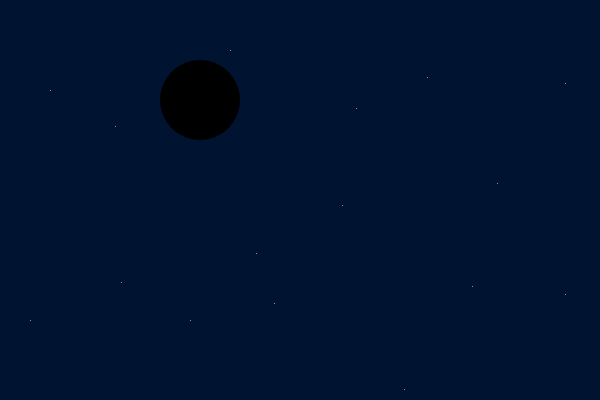
Frame 1 (no input)
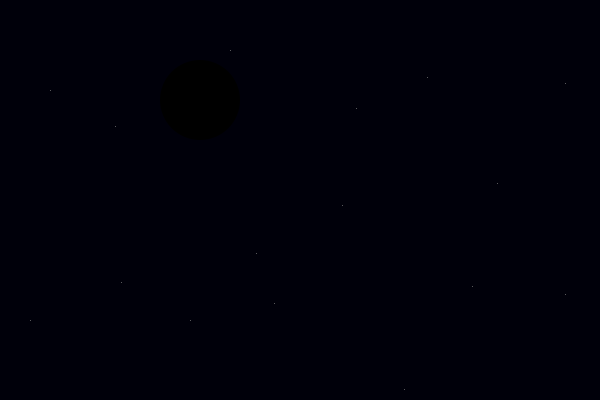
Frame 60 (the mouse pressed at the canvas centre just before this capture)
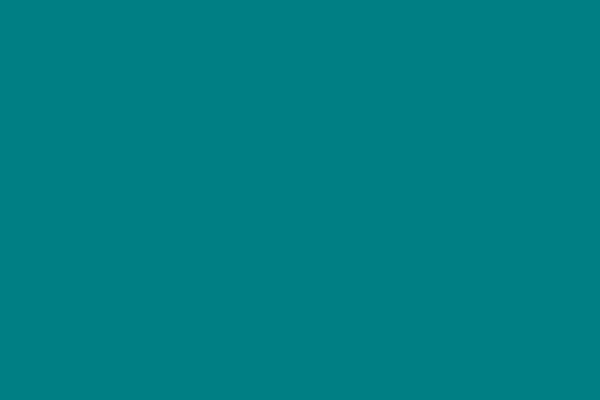
Frame 120 (the mouse held since frame 60 and released just before this capture)

The Processing sketch that drew these frames (run headless with seeded random() and noise(); from frame 60 on, the mouse is pressed at the canvas centre):

// Processing sketch: processing_26816
// ── processing_26816.pde

//Louisa McMullan z3292111 2011


//DECLARATIONS
int r, g, b;
int value = 0;
Boolean cloud;

//INITIAL SETTINGS
void setup() {
  size(600, 400);
  frameRate(30);
  smooth();
  r = 0;
  g = 20;
  b = 50;
  cloud= false;
}

//REPEAT
void draw() { 
  //draw a background that changes colour for night and day
  background(r, g, b);
  b = int(map(mouseX, 0, width, 10, 255));
  g = int(map(mouseX, 0, width, 0, 255));
    
  // mouse to left hand side = moon appears and background gets dark
  if(mouseX < width/2) {
   fill(value);
    noStroke();
    ellipse (200, 100, 80, 80);
    
  //place stars and make them twinkle using random colours
    if(mouseX < 450) {
    drawStars();
}
    
  //mouse to right hand side = sun appears (cloud appears when clicked and is cleared when key pressed)
  } else if (mouseX> width/2){
    fill(255, 217, 0);
    smooth();
    noStroke ();
    drawSun();
    if (cloud==true){
    drawCloud();
    
  }
  }
}

//EVENT HANDLERS

   void mousePressed(){
  cloud= true; 
}
  
  void keyPressed(){
  cloud= false;  
  }
  
void mouseMoved() {
  value = value + 5;
if (value > 255) {
    value = 254;
  }
}

  
//CUSTOM FUNCTIONS
//Draw functions for the sun
void drawSun(){
ellipse(400, 100, 80, 80);
}

//Draw functions for the cloud
void drawCloud(){
 fill(255);
 noStroke();
 ellipse(mouseX, mouseY, 60, 60);
 ellipse(mouseX-60, mouseY-10, 60, 60);
 ellipse (mouseX-20,mouseY-20,60,60);
 ellipse(mouseX-40,mouseY+10 ,60,60);
 ellipse(mouseX-85, mouseY, 50,50);
}
void drawStars(){
  stroke(100 + random(156));
point(30, 320);
point(50, 90);
point(404, 389);
point(230, 50);
point(565, 294);
point(256, 253);
point(497, 183);
point(190, 320);
point(472, 286);
point(115, 126);
point(356, 108);
point(274, 303);
point(121, 282);
point(565, 83);
point(427, 77);
point(342, 205);
}
